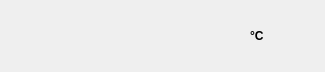
<?xml version="1.0" encoding="UTF-8"?>
<ui version="4.0">
 <class>heatingRoomWidgetListView</class>
 <widget class="QWidget" name="heatingRoomWidgetListView">
  <property name="geometry">
   <rect>
    <x>0</x>
    <y>0</y>
    <width>325</width>
    <height>72</height>
   </rect>
  </property>
  <property name="windowTitle">
   <string>Form</string>
  </property>
  <layout class="QHBoxLayout" name="horizontalLayout_2">
   <property name="spacing">
    <number>0</number>
   </property>
   <property name="leftMargin">
    <number>0</number>
   </property>
   <property name="topMargin">
    <number>0</number>
   </property>
   <property name="rightMargin">
    <number>0</number>
   </property>
   <property name="bottomMargin">
    <number>0</number>
   </property>
   <item>
    <widget class="QWidget" name="heatingRoomWidgetContents" native="true">
     <property name="minimumSize">
      <size>
       <width>0</width>
       <height>60</height>
      </size>
     </property>
     <property name="maximumSize">
      <size>
       <width>16777215</width>
       <height>60</height>
      </size>
     </property>
     <property name="styleSheet">
      <string notr="true"/>
     </property>
     <layout class="QHBoxLayout" name="horizontalLayout">
      <property name="spacing">
       <number>2</number>
      </property>
      <property name="leftMargin">
       <number>4</number>
      </property>
      <property name="topMargin">
       <number>2</number>
      </property>
      <property name="rightMargin">
       <number>2</number>
      </property>
      <property name="bottomMargin">
       <number>2</number>
      </property>
      <item>
       <widget class="QLabel" name="roomName">
        <property name="minimumSize">
         <size>
          <width>150</width>
          <height>25</height>
         </size>
        </property>
        <property name="maximumSize">
         <size>
          <width>300</width>
          <height>25</height>
         </size>
        </property>
        <property name="styleSheet">
         <string notr="true"/>
        </property>
        <property name="text">
         <string/>
        </property>
       </widget>
      </item>
      <item>
       <layout class="QHBoxLayout" name="setpointAreaLayout">
        <property name="spacing">
         <number>0</number>
        </property>
       </layout>
      </item>
      <item>
       <widget class="QLabel" name="closedAggregat">
        <property name="minimumSize">
         <size>
          <width>40</width>
          <height>50</height>
         </size>
        </property>
        <property name="maximumSize">
         <size>
          <width>40</width>
          <height>50</height>
         </size>
        </property>
        <property name="styleSheet">
         <string notr="true"/>
        </property>
        <property name="text">
         <string/>
        </property>
       </widget>
      </item>
      <item>
       <widget class="QLabel" name="lastTemp">
        <property name="minimumSize">
         <size>
          <width>50</width>
          <height>30</height>
         </size>
        </property>
        <property name="maximumSize">
         <size>
          <width>50</width>
          <height>30</height>
         </size>
        </property>
        <property name="styleSheet">
         <string notr="true"/>
        </property>
        <property name="text">
         <string/>
        </property>
        <property name="alignment">
         <set>Qt::AlignmentFlag::AlignRight|Qt::AlignmentFlag::AlignTrailing|Qt::AlignmentFlag::AlignVCenter</set>
        </property>
        <property name="margin">
         <number>2</number>
        </property>
       </widget>
      </item>
      <item>
       <widget class="QLabel" name="label">
        <property name="minimumSize">
         <size>
          <width>20</width>
          <height>30</height>
         </size>
        </property>
        <property name="maximumSize">
         <size>
          <width>20</width>
          <height>30</height>
         </size>
        </property>
        <property name="font">
         <font>
          <bold>true</bold>
         </font>
        </property>
        <property name="styleSheet">
         <string notr="true"/>
        </property>
        <property name="text">
         <string>°C</string>
        </property>
       </widget>
      </item>
      <item>
       <spacer name="horizontalSpacer">
        <property name="orientation">
         <enum>Qt::Orientation::Horizontal</enum>
        </property>
        <property name="sizeHint" stdset="0">
         <size>
          <width>40</width>
          <height>20</height>
         </size>
        </property>
       </spacer>
      </item>
     </layout>
    </widget>
   </item>
  </layout>
 </widget>
 <resources/>
 <connections/>
</ui>
